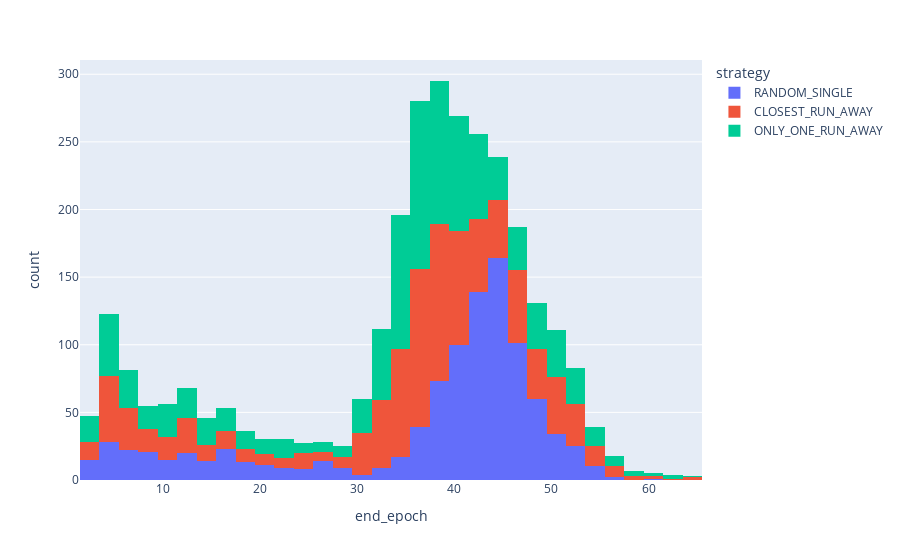

The notebook cell saved with this chart:
### Code cell
px.histogram(df_game_result, x="end_epoch", nbins=len(df_game_result.end_epoch.unique()), color="strategy")

### Figure 1 — Plotly figure (JSON) as saved in the notebook; plotly's stock layout.template omitted (floating-point values rounded to 4 significant figures; data arrays with more than 128 entries replaced by an {"elided": "..."} marker saying what was removed)
{"data": [{"bingroup": "x", "hovertemplate": "strategy=RANDOM_SINGLE<br>end_epoch=%{x}<br>count=%{y}<extra></extra>", "legendgroup": "RANDOM_SINGLE", "marker": {"color": "#636efa", "pattern": {"shape": ""}}, "name": "RANDOM_SINGLE", "nbinsx": 63, "orientation": "v", "showlegend": true, "type": "histogram", "x": {"elided": "1000 int values"}, "xaxis": "x", "yaxis": "y"}, {"bingroup": "x", "hovertemplate": "strategy=CLOSEST_RUN_AWAY<br>end_epoch=%{x}<br>count=%{y}<extra></extra>", "legendgroup": "CLOSEST_RUN_AWAY", "marker": {"color": "#EF553B", "pattern": {"shape": ""}}, "name": "CLOSEST_RUN_AWAY", "nbinsx": 63, "orientation": "v", "showlegend": true, "type": "histogram", "x": {"elided": "1000 int values"}, "xaxis": "x", "yaxis": "y"}, {"bingroup": "x", "hovertemplate": "strategy=ONLY_ONE_RUN_AWAY<br>end_epoch=%{x}<br>count=%{y}<extra></extra>", "legendgroup": "ONLY_ONE_RUN_AWAY", "marker": {"color": "#00cc96", "pattern": {"shape": ""}}, "name": "ONLY_ONE_RUN_AWAY", "nbinsx": 63, "orientation": "v", "showlegend": true, "type": "histogram", "x": {"elided": "1000 int values"}, "xaxis": "x", "yaxis": "y"}], "layout": {"barmode": "relative", "legend": {"title": {"text": "strategy"}, "tracegroupgap": 0}, "margin": {"t": 60}, "xaxis": {"anchor": "y", "domain": [0, 1], "title": {"text": "end_epoch"}}, "yaxis": {"anchor": "x", "domain": [0, 1], "title": {"text": "count"}}}}
